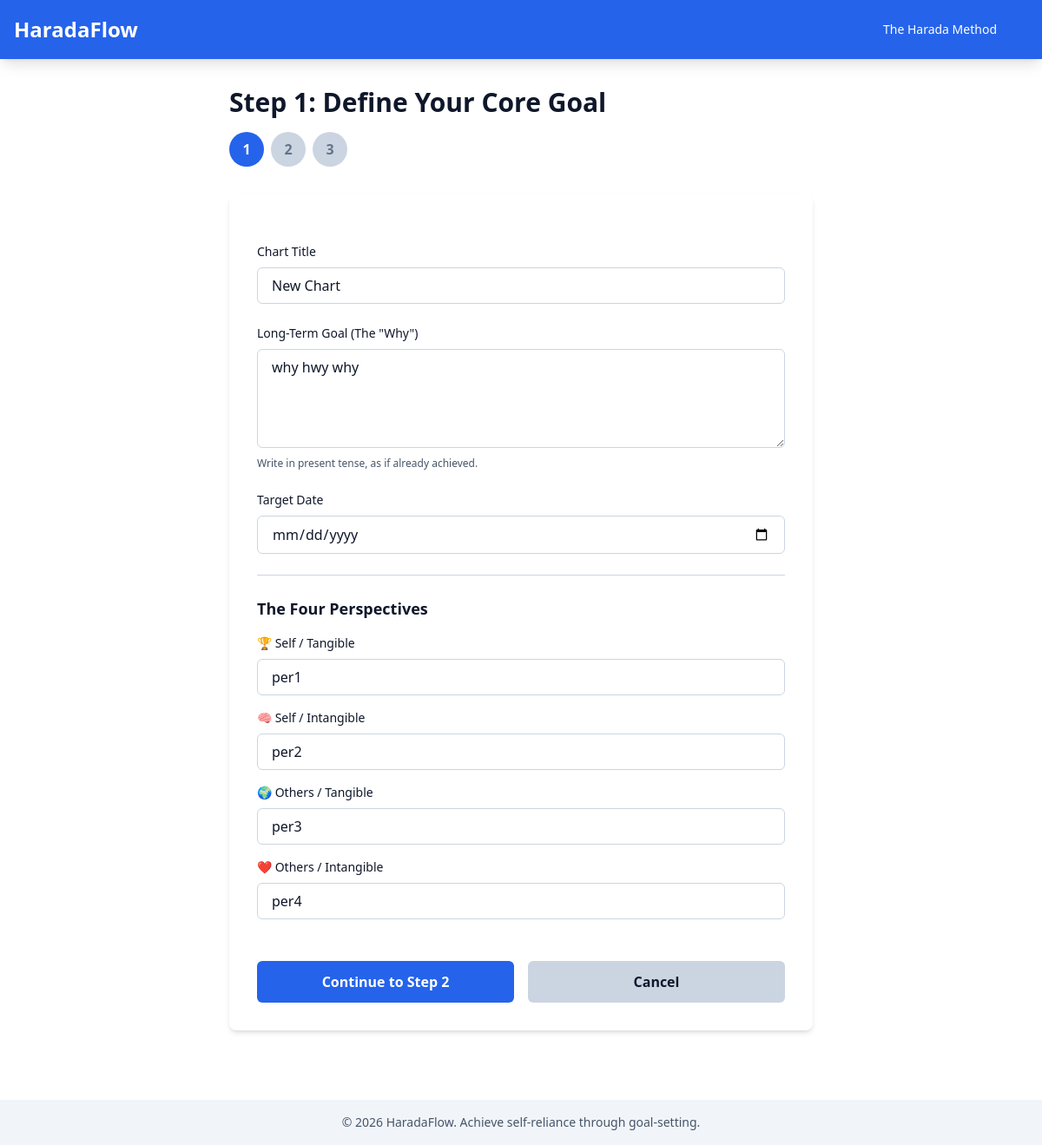
The app's page /wizard/2/step1/ with its own data.
### charts/models.py (models this page shows, shortened)
class HaradaChart(models.Model):
    user = models.ForeignKey(
        User, on_delete=models.CASCADE, related_name="harada_charts"
    )
    title = models.CharField(max_length=255)
    core_goal = models.TextField(help_text="The long-term goal")
    target_date = models.DateField()
    is_draft = models.BooleanField(
        default=True, help_text="True while completing wizard steps"
    )
    perspectives = models.JSONField(
        default=dict,
        help_text="Four perspectives: self_tangible, self_intangible, others_tangible, others_intangible",
    )
    created_at = models.DateTimeField(auto_now_add=True)
    updated_at = models.DateTimeField(auto_now=True)
    class Meta:
        ordering = ["-created_at"]

### wizard/views.py (the view, shortened to what this page needs)
# urls.py: path("<chart_id>/step1/", views.wizard_step1, name="wizard_step1"),
def wizard_step1(request, chart_id):
    chart = _get_chart(request, chart_id)
    if not chart:
        return redirect('home')
    if hasattr(chart, 'id') and isinstance(chart.id, int) and str(chart_id).startswith('temp_'):
        return redirect('wizard_step1', chart_id=chart.id)
    return render(request, "wizard/step1.html", {"chart": chart})

### config/context_processors.py (called while the page is built)
def clerk_context(request):
    return {
        'clerk_publishable_key': settings.CLERK_PUBLISHABLE_KEY,
    }

### templates/wizard/step1.html (shortened to what this page needs)
{% extends 'base.html' %}
{% block content %}
<div class="max-w-2xl mx-auto">
    <div class="mb-8">
        <h2 class="text-3xl font-bold mb-4">Step 1: Define Your Core Goal</h2>
        <div class="flex gap-2 mb-6">
            <div class="bg-blue-600 text-white rounded-full w-10 h-10 flex items-center justify-center font-bold">1</div>
            <div class="bg-slate-300 dark:bg-slate-600 text-slate-500 dark:text-slate-400 rounded-full w-10 h-10 flex items-center justify-center font-bold">2</div>
            <div class="bg-slate-300 dark:bg-slate-600 text-slate-500 dark:text-slate-400 rounded-full w-10 h-10 flex items-center justify-center font-bold">3</div>
        </div>
    </div>
    <form method="post" class="bg-white dark:bg-slate-800 rounded-lg shadow-md p-8 space-y-6">
        <div>
            <label for="title" class="block text-sm font-medium mb-2">Chart Title</label>
            <input type="text" id="title" name="title" value="{{ chart.title }}" required class="w-full px-4 py-2 border border-slate-300 dark:border-slate-600 rounded-md dark:bg-slate-700">
        </div>
        <div>
            <label for="core_goal" class="block text-sm font-medium mb-2">Long-Term Goal (The "Why")</label>
            <textarea id="core_goal" name="core_goal" rows="4" required class="w-full px-4 py-2 border border-slate-300 dark:border-slate-600 rounded-md dark:bg-slate-700">{{ chart.core_goal }}</textarea>
            <p class="text-xs text-slate-600 dark:text-slate-400 mt-1">Write in present tense, as if already achieved.</p>
        </div>
        <div>
            <label for="target_date" class="block text-sm font-medium mb-2">Target Date</label>
            <input type="date" id="target_date" name="target_date" value="{{ chart.target_date }}" required class="w-full px-4 py-2 border border-slate-300 dark:border-slate-600 rounded-md dark:bg-slate-700">
        </div>
        <div class="border-t border-slate-300 dark:border-slate-700 pt-6">
            <h3 class="text-lg font-bold mb-4">The Four Perspectives</h3>
            <div>
                <label for="self_tangible" class="block text-sm font-medium mb-2">🏆 Self / Tangible</label>
                <input type="text" id="self_tangible" name="self_tangible" value="{{ chart.perspectives.self_tangible }}" placeholder="Physical rewards or status" class="w-full px-4 py-2 border border-slate-300 dark:border-slate-600 rounded-md dark:bg-slate-700">
            </div>
            <div class="mt-4">
                <label for="self_intangible" class="block text-sm font-medium mb-2">🧠 Self / Intangible</label>
                <input type="text" id="self_intangible" name="self_intangible" value="{{ chart.perspectives.self_intangible }}" placeholder="Personal growth and internal feelings" class="w-full px-4 py-2 border border-slate-300 dark:border-slate-600 rounded-md dark:bg-slate-700">
            </div>
            <div class="mt-4">
                <label for="others_tangible" class="block text-sm font-medium mb-2">🌍 Others / Tangible</label>
                <input type="text" id="others_tangible" name="others_tangible" value="{{ chart.perspectives.others_tangible }}" placeholder="Measurable impact on others" class="w-full px-4 py-2 border border-slate-300 dark:border-slate-600 rounded-md dark:bg-slate-700">
            </div>
            <div class="mt-4">
                <label for="others_intangible" class="block text-sm font-medium mb-2">❤️ Others / Intangible</label>
                <input type="text" id="others_intangible" name="others_intangible" value="{{ chart.perspectives.others_intangible }}" placeholder="Emotional impact on others" class="w-full px-4 py-2 border border-slate-300 dark:border-slate-600 rounded-md dark:bg-slate-700">
            </div>
        </div>
        <div class="flex gap-4 pt-6">
            <button type="submit" class="flex-1 bg-blue-600 hover:bg-blue-700 text-white font-bold py-3 rounded-md">
                Continue to Step 2
            </button>
            <a href="{% url 'dashboard' %}" class="flex-1 bg-slate-300 dark:bg-slate-700 hover:bg-slate-400 dark:hover:bg-slate-600 text-slate-900 dark:text-white font-bold py-3 rounded-md text-center">
                Cancel
            </a>
        </div>
    </form>
</div>
{% endblock %}

### records on screen
HaradaChart: title "New Chart", core_goal "why hwy why", self_tangible "per1", self_intangible "per2", others_tangible "per3", others_intangible "per4"
